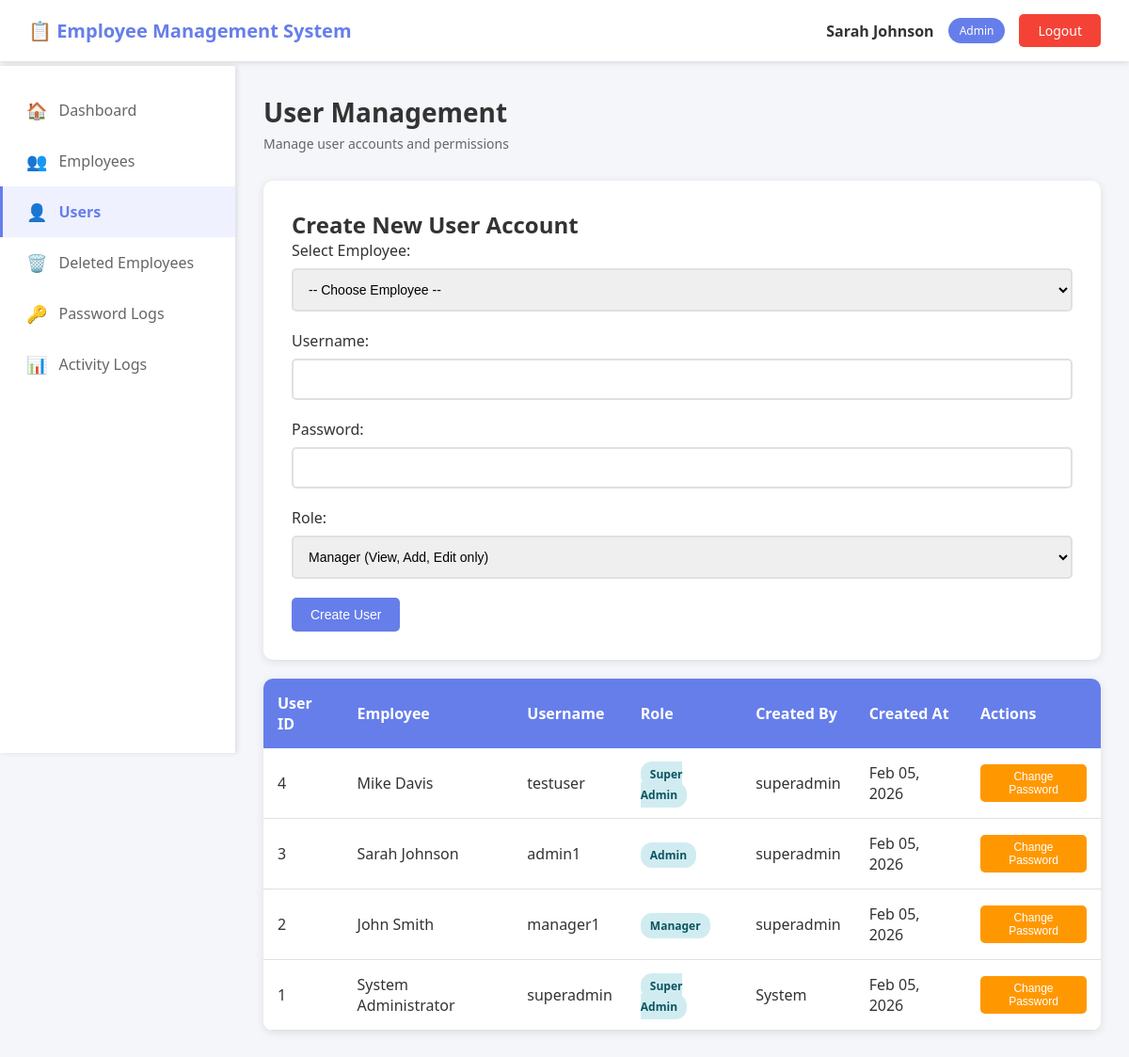
The app's page /users.php (signed in) with its own data.
### tables this page shows
CREATE TABLE IF NOT EXISTS User (
    userID INT PRIMARY KEY AUTO_INCREMENT,
    empID INT NOT NULL,
    username VARCHAR(50) NOT NULL UNIQUE,
    passwordHash VARCHAR(255) NOT NULL,
    role ENUM('manager', 'admin', 'super_admin') NOT NULL DEFAULT 'manager',
    is_active TINYINT(1) DEFAULT 1,
    failed_attempts INT DEFAULT 0,
    last_failed_attempt DATETIME NULL,
    lockout_until DATETIME NULL,
    created_at DATETIME DEFAULT CURRENT_TIMESTAMP,
    created_by INT NULL,
    FOREIGN KEY (empID) REFERENCES Employee(empID),
    FOREIGN KEY (created_by) REFERENCES User(userID) ON DELETE SET NULL
);

CREATE TABLE IF NOT EXISTS Employee (
    empID INT PRIMARY KEY AUTO_INCREMENT,
    name VARCHAR(100) NOT NULL,
    position VARCHAR(100) NOT NULL,
    birthdate DATE NOT NULL,
    is_deleted TINYINT(1) DEFAULT 0,
    deleted_at DATETIME NULL,
    deleted_by INT NULL,
    created_at DATETIME DEFAULT CURRENT_TIMESTAMP,
    updated_at DATETIME DEFAULT CURRENT_TIMESTAMP ON UPDATE CURRENT_TIMESTAMP
);

### db_connect.php (called while the page is built, shortened)
<?php
function e($data) {
    return htmlspecialchars($data, ENT_QUOTES, 'UTF-8');
}
?>

### users.php (the view, shortened to what this page needs)
<?php
include 'db_connect.php';
$sql = "SELECT u.*, e.name as emp_name, creator.username as created_by_username
        FROM User u
        JOIN Employee e ON u.empID = e.empID
        LEFT JOIN User creator ON u.created_by = creator.userID
        WHERE u.is_active = 1
        ORDER BY u.userID DESC";
$users = $conn->query($sql)->fetchAll(PDO::FETCH_ASSOC);
?>
<!DOCTYPE html>
<html>
<head>
    <link rel="stylesheet" href="style.css">
</head>
<body>
    <?php include 'includes/header.php'; ?>
    <div class="main-container">
        <?php include 'includes/sidebar.php'; ?>
        <div class="content">
            <div class="page-header">
                <h1>User Management</h1>
                <p>Manage user accounts and permissions</p>
            </div>
            <div class="form-container">
                <h2>Create New User Account</h2>
                <form method="POST" action="">
                    <div class="form-group">
                        <label for="empID">Select Employee:</label>
                        <select id="empID" name="empID" required>
                            <option value="">-- Choose Employee --</option>
                        </select>
                    </div>
                    <div class="form-group">
                        <label for="username">Username:</label>
                        <input type="text" id="username" name="username" required>
                    </div>
                    <div class="form-group">
                        <label for="password">Password:</label>
                        <input type="password" id="password" name="password" required>
                    </div>
                    <div class="form-group">
                        <label for="role">Role:</label>
                        <select id="role" name="role" required>
                            <option value="manager">Manager (View, Add, Edit only)</option>
                        </select>
                    </div>
                    <button type="submit" class="btn btn-primary">Create User</button>
                </form>
            </div>
            <div class="table-container">
                <table>
                    <thead>
                        <tr>
                            <th>User ID</th>
                            <th>Employee</th>
                            <th>Username</th>
                            <th>Role</th>
                            <th>Created By</th>
                            <th>Created At</th>
                            <th>Actions</th>
                        </tr>
                    </thead>
                    <tbody>
                        <?php foreach ($users as $user): ?>
                        <tr>
                            <td><?php echo e($user['userID']); ?></td>
                            <td><?php echo e($user['emp_name']); ?></td>
                            <td><?php echo e($user['username']); ?></td>
                            <td>
                                <span class="badge badge-info">
                                    <?php echo e(ucwords(str_replace('_', ' ', $user['role']))); ?>
                                </span>
                            </td>
                            <td><?php echo $user['created_by_username'] ? e($user['created_by_username']) : 'System'; ?></td>
                            <td><?php echo e(date('M d, Y', strtotime($user['created_at']))); ?></td>
                            <td>
                                <button onclick="showChangePassword(<?php echo $user['userID']; ?>, '<?php echo e($user['username']); ?>')"
                                        class="btn btn-sm btn-warning">
                                    Change Password
                                </button>
                            </td>
                        </tr>
                        <?php endforeach; ?>
                    </tbody>
                </table>
            </div>
        </div>
    </div>
</body>
</html>

### style.css (style rules this page uses)
* { margin: 0; padding: 0; box-sizing: border-box; }
body { font-family: 'Segoe UI', Tahoma, Geneva, Verdana, sans-serif; background: #f5f6fa; color: #333; }
.main-container { display: flex; margin-top: 70px; min-height: calc(100vh - 70px); }
.content { flex: 1; margin-left: 250px; padding: 30px; }
.page-header { margin-bottom: 30px; }
.page-header h1 { font-size: 28px; color: #333; margin-bottom: 5px; }
.page-header p { color: #666; font-size: 14px; }
.table-container { background: white; border-radius: 10px; box-shadow: 0 2px 10px rgba(0,0,0,0.1); overflow: hidden; }
table { width: 100%; border-collapse: collapse; }
thead { background: #667eea; color: white; }
th { padding: 15px; text-align: left; font-weight: 600; }
td { padding: 15px; border-bottom: 1px solid #e0e0e0; }
.form-container { background: white; padding: 30px; border-radius: 10px; box-shadow: 0 2px 10px rgba(0,0,0,0.1); margin-bottom: 20px; }
.form-group { margin-bottom: 20px; }
label { display: block; margin-bottom: 8px; color: #333; font-weight: 500; }
input[type="text"], input[type="date"], input[type="password"], select { width: 100%; padding: 12px; border: 2px solid #e0e0e0; border-radius: 5px; font-size: 14px; transition: border-color 0.3s; }
.btn { padding: 10px 20px; border: none; border-radius: 5px; cursor: pointer; font-size: 14px; text-decoration: none; display: inline-block; transition: all 0.3s; }
.btn-primary { background: #667eea; color: white; }
.btn-warning { background: #FF9800; color: white; }
.btn-sm { padding: 6px 12px; font-size: 12px; }
.badge { padding: 5px 10px; border-radius: 12px; font-size: 12px; font-weight: 600; }
.badge-info { background: #d1ecf1; color: #0c5460; }

### records on screen
user: userID "4", empID.name "Mike Davis", username "testuser", role "Super Admin", created_by.username "superadmin", created_at "Feb 05, 2026"
user: userID "3", empID.name "Sarah Johnson", username "admin1", role "Admin", created_by.username "superadmin", created_at "Feb 05, 2026"
user: userID "2", empID.name "John Smith", username "manager1", role "Manager", created_by.username "superadmin", created_at "Feb 05, 2026"
user: userID "1", empID.name "System Administrator", username "superadmin", role "Super Admin", created_at "Feb 05, 2026"

### other values on screen
$_SESSION['emp_name'] "Sarah Johnson"
str_replace('_', ' ', $_SESSION['role']) "Admin"
